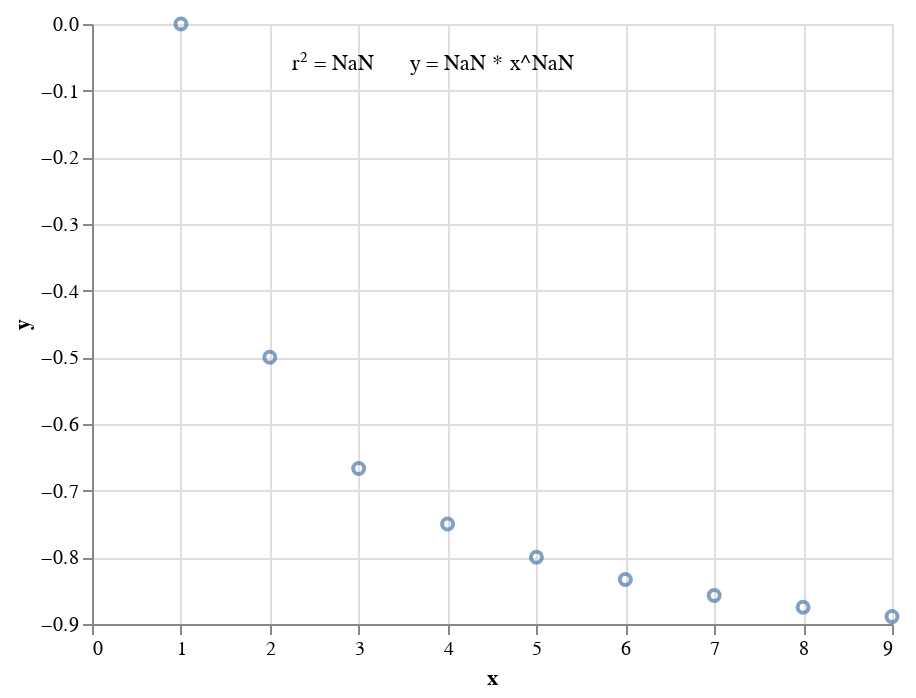

Notebook code for this chart:
### Code cell
x = np.arange(1,10)
y = 1 / x -1

df = pd.DataFrame(y, x).reset_index().rename(columns = {'index':'x', 0:'y'})

chart = alt.Chart(df).mark_point().encode(
    x='x',
    y='y'
)

reg = chart.transform_regression('x', 'y', method='pow').mark_line()
regParams = chart.transform_regression('x', 'y', method='pow', params=True).mark_text(align='left', lineBreak='\n').encode(
    x=alt.value(100),  # pixels from left
    y=alt.value(20),  # pixels from top
    text='params:N'
).transform_calculate(
    params='"r² = " + round(datum.rSquared * 100)/100 + "      y = " + round(datum.coef[0] * 10)/10 + " * x^" + round(datum.coef[1] * 10)/10'
)

chart + reg + regParams

### Figure 1 — Vega-Lite specification as saved in the notebook (floating-point values rounded to 4 significant figures)
{"config": {"view": {"continuousWidth": 400, "continuousHeight": 300}}, "layer": [{"mark": "point", "encoding": {"x": {"type": "quantitative", "field": "x"}, "y": {"type": "quantitative", "field": "y"}}}, {"mark": "line", "encoding": {"x": {"type": "quantitative", "field": "x"}, "y": {"type": "quantitative", "field": "y"}}, "transform": [{"on": "x", "regression": "y", "method": "pow"}]}, {"mark": {"type": "text", "align": "left", "lineBreak": "\n"}, "encoding": {"text": {"type": "nominal", "field": "params"}, "x": {"value": 100}, "y": {"value": 20}}, "transform": [{"on": "x", "regression": "y", "method": "pow", "params": true}, {"calculate": "\"r² = \" + round(datum.rSquared * 100)/100 + \"      y = \" + round(datum.coef[0] * 10)/10 + \" * x^\" + round(datum.coef[1] * 10)/10", "as": "params"}]}], "data": {"name": "data-885da5472b3fa99f8b34668a75670395"}, "$schema": "https://vega.github.io/schema/vega-lite/v4.8.1.json", "datasets": {"data-885da5472b3fa99f8b34668a75670395": [{"x": 1, "y": 0.0}, {"x": 2, "y": -0.5}, {"x": 3, "y": -0.6667}, {"x": 4, "y": -0.75}, {"x": 5, "y": -0.8}, {"x": 6, "y": -0.8333}, {"x": 7, "y": -0.8571}, {"x": 8, "y": -0.875}, {"x": 9, "y": -0.8889}]}}
